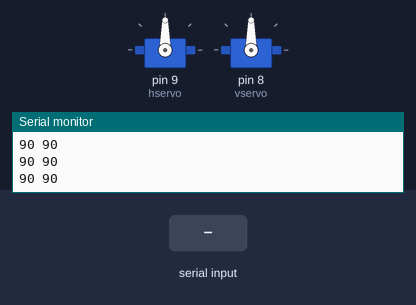
A sketch run on a simulated Arduino Uno, built with avr-gcc and run on an emulated ATmega328P. Shown: 2 × servo, the last lines printed to the serial monitor. The inputs (shaded band) are chosen by the test bench.

Above: at 1.2 s.
1.3 s: "1\n" received over Serial
At 2.0 s:
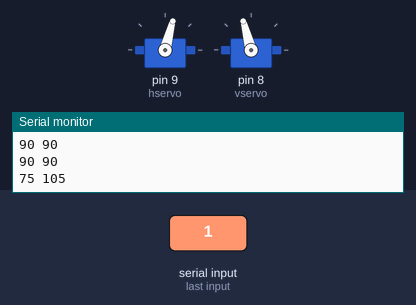
2.8 s: "2\n" received over Serial
At 4.0 s:
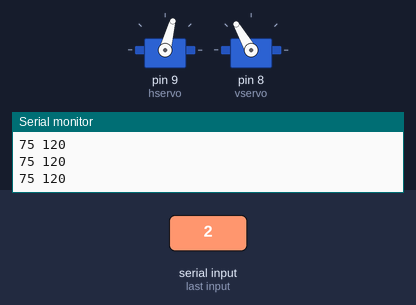
4.3 s: "3\n" received over Serial
At 5.4 s:
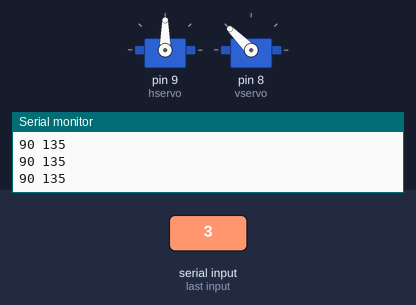
5.8 s: "1\n" received over Serial
At 6.6 s:
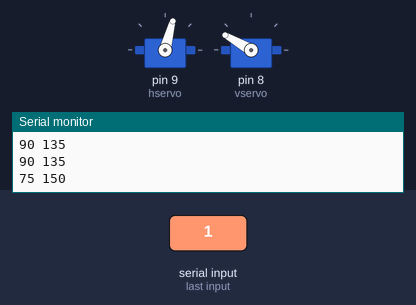
7.3 s: "2\n" received over Serial
At 7.7 s:
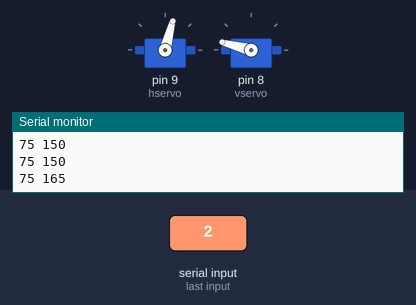
8.8 s: "3\n" received over Serial
At 10.1 s:
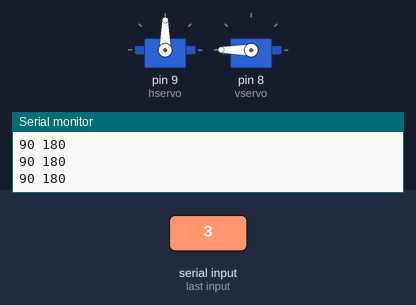
Timing chart, 0 to 11.3 s (numbered marks = the images above; inputs shaded):
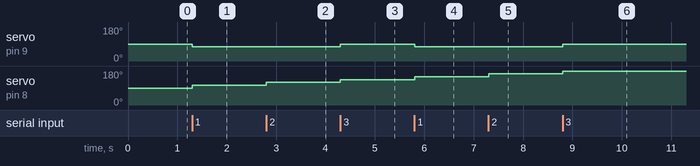

The sketch:

project0.1.ino
```cpp
#include <Servo.h>

Servo hservo;//servo for moving in horizontal axis
Servo vservo; // servo for vertical axis

int hpos=90;
int vpos=90;

int a=5;

void setup() {
  Serial.begin(115200);
  hservo.attach(9); //hservo is now on pin9
  vservo.attach(8); //vservo is now on pin8
  hservo.write(hpos);
  vservo.write(vpos);
}

void loop() {
  if (Serial.available()){
    a=Serial.parseInt();
  }
//  a=Serial.parseInt();
  switch (a) {
     case 1:{
      (vpos+15<180) ? vpos+=15 : vpos=180;
      (hpos-15>0) ? hpos-=15 : hpos=0;
      break;
    }
    case 2:{
      (vpos+15<180) ? vpos+=15 : vpos=180;

      break;
    }
    case 3:{
      (hpos+15<180) ? hpos+=15 : hpos=180;
      (vpos+15<180) ? vpos+=15 : vpos=180;
      break;
    }
    case 4:{
      (hpos-15>0) ? hpos-=15 : hpos=0;
      break;
    }
    case 5:{
    break;
    }
    case 6:{
      (hpos+15<180) ? hpos+=15 : hpos=180;
      break;
    }
    case 7:{
      (hpos-15>0) ? hpos-=15 : hpos=0;
      (vpos-15>0) ? vpos-=15 : vpos=0;
      break;
    }
    case 8:{
      (vpos-15>0) ? vpos-=15 : vpos=0;
      break;
    }
    case 9:{
      (hpos+15<180) ? hpos+=15 : hpos=180;
      (vpos-15>0) ? vpos-=15 : vpos=0;
      break;
    }
    default:
    break;
  }
  hservo.write(hpos);
  vservo.write(vpos);
  Serial.print(hpos);
  Serial.print(" ");
  Serial.println(vpos);
  delay(5);
}
```

Measured:
- after the input at 1.3 s, servo on pin 9 (hservo): 90° → 75° at once; servo on pin 8 (vservo): 90° → 105° at once
- after the input at 2.8 s, servo on pin 8 (vservo): 105° → 120° at once
- after the input at 4.3 s, servo on pin 9 (hservo): 75° → 90° at once; servo on pin 8 (vservo): 120° → 135° at once
- after the input at 5.8 s, servo on pin 9 (hservo): 90° → 75° at once; servo on pin 8 (vservo): 135° → 150° at once
- after the input at 7.3 s, servo on pin 8 (vservo): 150° → 165° at once
- after the input at 8.8 s, servo on pin 9 (hservo): 75° → 90° at once; servo on pin 8 (vservo): 165° → 180° at once
